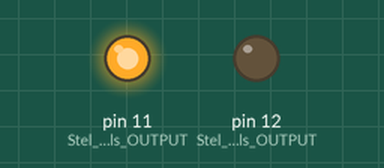
Simulated run of this sketch. Board: Arduino Uno, built with avr-gcc and run on an emulated ATmega328P. Shown: output pins drawn as LEDs (lit = HIGH).

Above: at 0.5 s.
At 2.5 s:
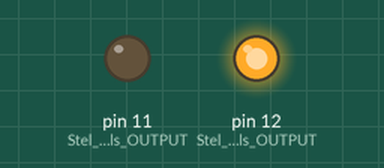
At 3.5 s:
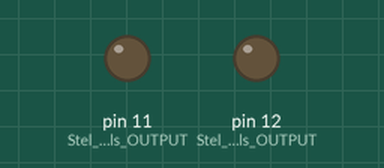
Timing chart, 0 to 5.2 s (numbered marks = the images above):
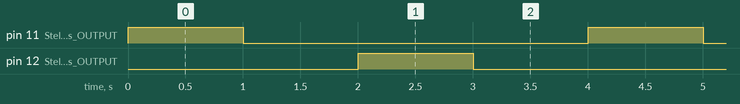

The sketch:

SKETCH_opdr1.ino
```cpp
void setup()
{
  pinMode(11, OUTPUT); // Stel pin 11 in als OUTPUT voor het aansturen van LED1
  pinMode(12, OUTPUT); // Stel pin 12 in als OUTPUT voor het aansturen van LED2
}

void loop()
{
  blinkLED(11, 1000); // Roep de functie aan voor pin 11 en wacht 1 seconde
  blinkLED(12, 1000); // Roep de functie aan voor pin 12 en wacht 1 seconde
}

// Functie om een LED te laten knipperen met opgegeven tijd
void blinkLED(int pin, int tijd){
  digitalWrite(pin, HIGH); // Zet de pin HIGH om de LED aan te zetten
  delay(tijd); // Wacht een bepaalde tijd
  digitalWrite(pin, LOW); // Zet de pin LOW om de LED uit te zetten
  delay(tijd); // Wacht een bepaalde tijd
}
```

Measured:
- by itself, pin 11 (Stel_pin_11_in_als_OUTPUT), pin 12 (Stel_pin_12_in_als_OUTPUT): alternates HIGH for 1.0 s and LOW for 3.0 s
- by itself, everything shown: repeats every 4.0 s, in 4 steps
